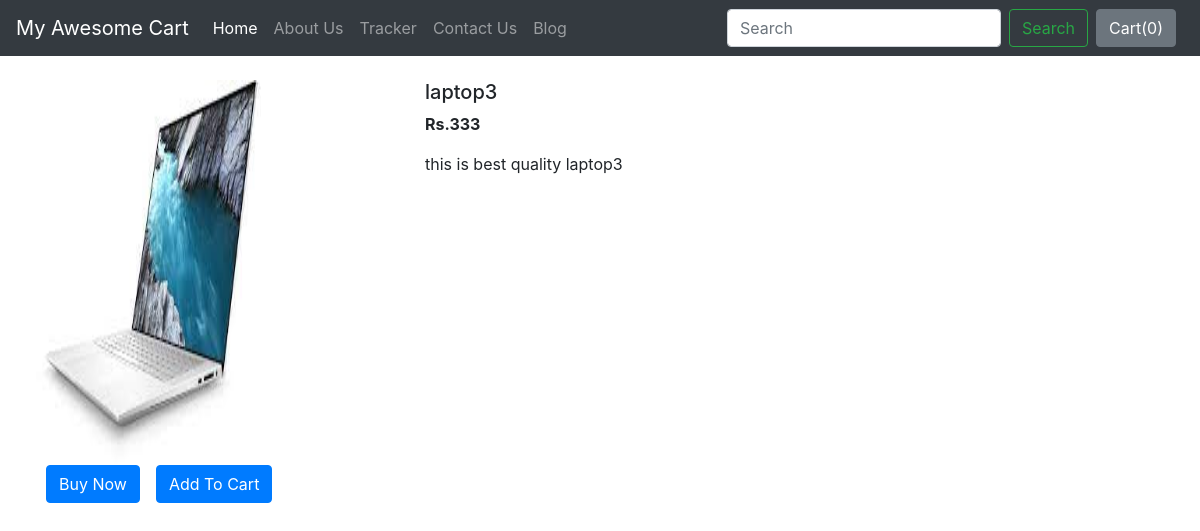
The page /shop/products/4 on the database its author committed.
### shop/views.py (the view)
# urls.py: path("products/<int:myid>", views.productView, name="ProductView"),
def productView(request, myid):
    product = Product.objects.filter(id=myid)
    return render(request, 'shop/prodView.html', {'product':product[0]})

### shop/templates/shop/prodView.html (shortened to what this page needs)
{% extends 'shop/basic.html' %}
{% block body %}
<div class="container my-4">
    <div class="row">
    <div class="col-md-4">
    <div class="row">
        <img src="/media/{{product.image}}" width="233px" height="385px">
    </div>
        <div class="row">
            <button class="btn btn-primary mx-3">Buy Now</button>
            <button class="btn btn-primary">Add To Cart</button>
        </div>
    </div>
    <div class="col-md-8">
        <h5>{{product.product_name}}</h5>
        <p><b>Rs.{{product.price}} </b></p>
        <p>{{product.desc}}</p>
    </div>
    </div>
</div>
{% endblock %}

### rows shown on the page
Product: image (picture), product_name "laptop3", price "333", desc "this is best quality laptop3"
